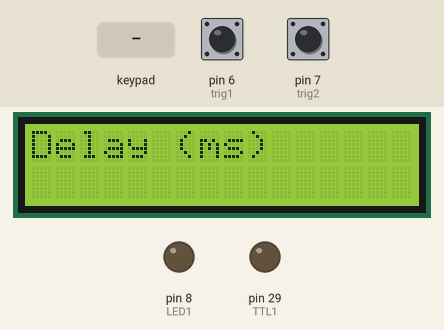
The sketch below on a simulated Arduino Mega 2560, built with avr-gcc and run on an emulated ATmega2560. On the bench: 16×2 character LCD, output pins drawn as LEDs (lit = HIGH). The inputs (shaded band) are chosen by the test bench; at power-on: pin 6 (trig1) HIGH, pin 7 (trig2) HIGH.

Above: at 2.6 s.
2.7 s: keypad keys 2 3 2 2 2 1 2 0 # pressed 0.4 s apart
At 6.7 s:
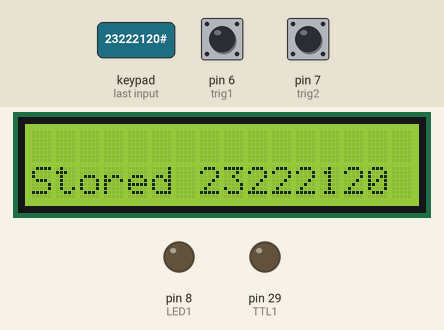
9.3 s: key 'B' pressed
At 9.7 s:
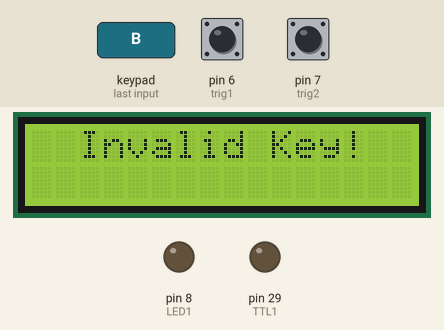
11.8 s: key '*' pressed
At 12.6 s:
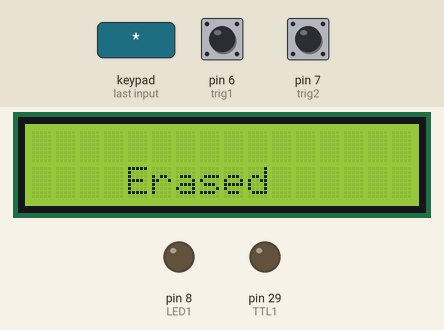
14.3 s: keypad keys 1 9 1 8 1 7 1 6 # pressed 0.4 s apart
At 20.7 s:
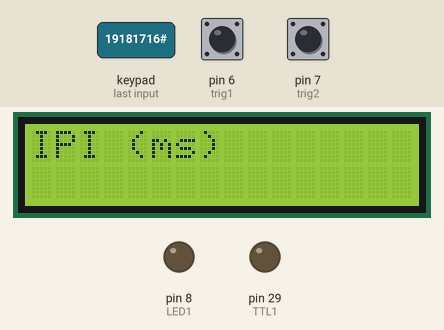
20.9 s: key '#' pressed
At 23.7 s:
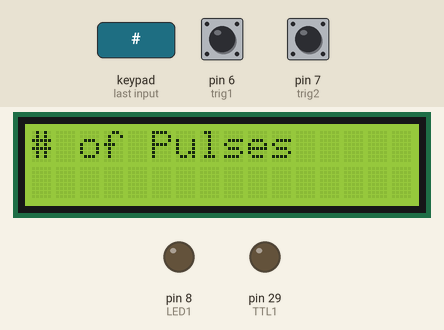
23.9 s: keypad keys 1 3 9 7 2 2 2 2 # pressed 0.4 s apart
At 30.6 s:
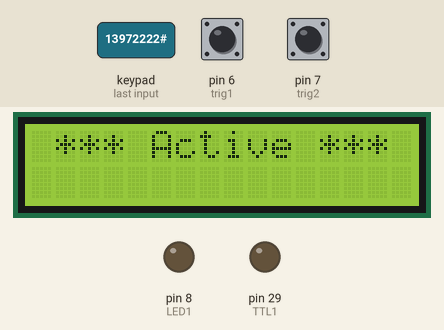
Timing chart, 0 to 31.5 s (numbered marks = the images above; inputs shaded):
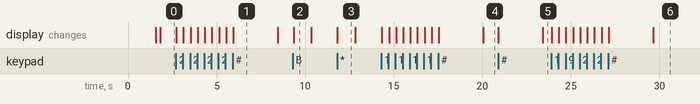

The sketch:

PulseGen.ino
```cpp
// (licence header left out)
// include the library code:
#include <LiquidCrystal.h>
#include <Bounce.h>
#include <Key.h>
#include <Keypad.h>

//Keypad initialization stuff
const byte ROWS = 4; //four rows
const byte COLS = 4; //four columns
char keys[ROWS][COLS] = {
  {'1', '2', '3', 'A'},
  {'4', '5', '6', 'B'},
  {'7', '8', '9', 'C'},
  {'*', '0', '#', 'D'}
};

byte rowPins[ROWS] = {23, 22, 21, 20}; //connect to the row pinouts of the keypad
byte colPins[COLS] = {19, 18, 17, 16}; //connect to the column pinouts of the keypad
Keypad keypad = Keypad( makeKeymap(keys), rowPins, colPins, ROWS, COLS );

// initialize library by pairinig LCD pin w/ Teensy pin
const int rs = 10, en = 9, d4 = 5, d5 = 4, d6 = 3, d7 = 2;
LiquidCrystal lcd(rs, en, d4, d5, d6, d7);

// Define stim-associated pins on Teensy:
const int trig1 = 6; //input trigger from behavioral PC. (AKA in_trig)
const int trig2 = 7; //button on PulseGen
const int TTL1 = 29; //output TTL trigger to laser
const int LED1 = 8; //output LED on PulseGen
Bounce in_trig1 = Bounce(trig1, 10);     //Debounce
Bounce in_trig2 = Bounce(trig2, 10);     //Debounce

const char* char_params[] = {"Delay (ms)", "Duration (ms)", "IPI (ms)", "# of Pulses"};
int int_params[] = {' ', ' ', ' ', ' ', ' '}; //Allow for 4 entries pertaining to the char params strings.

//Define stim params
String temp_input; //Bad for ucontrollers bc fragments memory
char tot_str;
const char stored[8] = "Stored ";
char whichKey;

void setup() {
  lcd.begin(16, 2);
  Serial.begin(9600);
  pinMode(TTL1, OUTPUT);
  pinMode(LED1, OUTPUT);
  pinMode(trig1, INPUT_PULLUP);      //use pull-up resistor to set default to high
  pinMode(trig2, INPUT_PULLUP);      //use pull-up resistor to set default to high
  keypad.setDebounceTime(50);        //Debounce keypad
  splash();                          //Splash (welcome) screen
  delay(250);
  user_params();                     //Parameter setup
  delay(5);
}

void loop() {
  stim_gen();
}

void splash() {
  //Print splash screen to LCD
  lcd.setCursor(0, 0);
  lcd.print("Pulse Generator");
  lcd.setCursor(0, 1);
  lcd.print("     2017");
  delay (1500);
  lcd.clear();
}

void user_params() {
  static int numpos = 0;
  static int itNo = 0;
  while (itNo < 4) {                             //Iterate through each of 4 stim params
    lcd.setCursor(0, 0);
    lcd.print(char_params[itNo]);
    char whichKey = keypad.waitForKey();         //Previously char whichKey = keypad.getKey();
    if (whichKey == 'B' || whichKey == 'D' ) {   //define invalid keys
      lcd.clear();
      lcd.setCursor(0, 0);
      lcd.print("  Invalid Key!");
      delay(1000);
      lcd.clear();
    }
    if (isDigit(whichKey)) {
      temp_input += whichKey;
      lcd.setCursor(0, 1);
      lcd.print("                                ");
      lcd.setCursor(0, 1);
      lcd.print(temp_input);
      numpos ++;
    }
    if (whichKey == '#') {          // # = Enter
      int_params[itNo] = temp_input.toInt();
      lcd.clear();
      lcd.setCursor(0, 1);
      lcd.print(stored + temp_input);
      delay(2500);
      temp_input.remove(0);         //clear temp_input since it's been transferred to int_params;
      lcd.setCursor(0, 1);            //Clear line 2
      lcd.print("                                ");
      itNo++;
    }
    if (whichKey == '*') {   // * = Erase value
      lcd.clear();
      lcd.setCursor(0, 1);
      lcd.print("    Erased");
      temp_input.remove(0);
      delay(1000);
      lcd.setCursor(0, 1);            //Clear line 2
      lcd.print("                                ");
  }
  }

lcd.clear();
lcd.setCursor(0, 0);
lcd.print(" *** Active ***");
}

void stim_gen() {
  if (in_trig1.update() || in_trig2.update()) {              //look @ trig1 to see if changed state
    if (in_trig1.fallingEdge() || in_trig2.fallingEdge()) {        //and it was a falling edge
      for (int count = 0; count < int_params[3]; count++)  {  //Create new var count to act as place-holder/counter
        delay(int_params[0]);
        digitalWrite(TTL1, HIGH);
        digitalWrite(LED1, HIGH);
        delay(int_params[1]);
        digitalWrite(TTL1, LOW);
        digitalWrite(LED1, LOW);
        delay(int_params[2]);
      }
    }
  }
}
```

Measured:
- after the input at 2.7 s, the display: first changes at once (image 1 shows a later state)
- after the input at 9.3 s, the display: changes after 0.05 s (image 2)
- after the input at 11.8 s, the display: changes at once (image 3)
- after the input at 14.3 s, the display: first changes at once (image 4 shows a later state)
- after the input at 20.9 s, the display: first changes at once (image 5 shows a later state)
- after the input at 23.9 s, the display: first changes at once (image 6 shows a later state)
- what the display in image 1 shows lasts 2.5 s, from 5.9 s to 8.4 s
